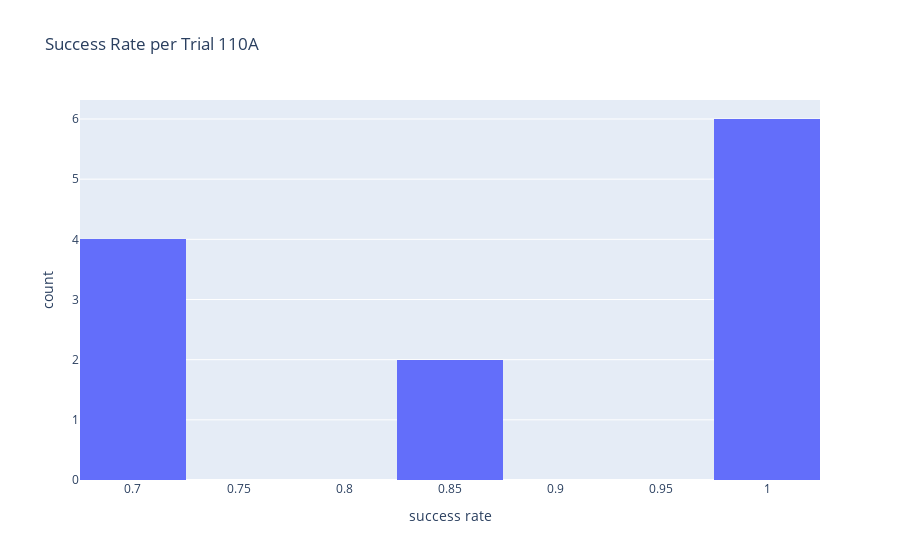

The notebook cell saved with this chart:
### Code cell
i = success_per_trials_std['success_per_trials_std'].idxmax()
subject_i = success_per_trials_std.loc[i, 'subject']
trials_success_within_subject_hist = px.histogram(success_per_trial.loc[subject_i, 'success_per_trial'], nbins=10, x="success_per_trial"
                   , title=f'Success Rate per Trial {subject_i}', labels={'success_per_trial':'success rate'})
trials_success_within_subject_hist.show()

### Figure 1 — Plotly figure (JSON) as saved in the notebook; plotly's stock layout.template omitted (floating-point values rounded to 4 significant figures)
{"data": [{"alignmentgroup": "True", "bingroup": "x", "hovertemplate": "success rate=%{x}<br>count=%{y}<extra></extra>", "legendgroup": "", "marker": {"color": "#636efa", "pattern": {"shape": ""}}, "name": "", "nbinsx": 10, "offsetgroup": "", "orientation": "v", "showlegend": false, "type": "histogram", "x": [0.8571, 1, 0.7143, 0.7143, 1, 1, 0.7143, 1, 0.7143, 0.8571, 1, 1], "xaxis": "x", "yaxis": "y"}], "layout": {"barmode": "relative", "legend": {"tracegroupgap": 0}, "title": {"text": "Success Rate per Trial 110A"}, "xaxis": {"anchor": "y", "domain": [0, 1], "title": {"text": "success rate"}}, "yaxis": {"anchor": "x", "domain": [0, 1], "title": {"text": "count"}}}}
